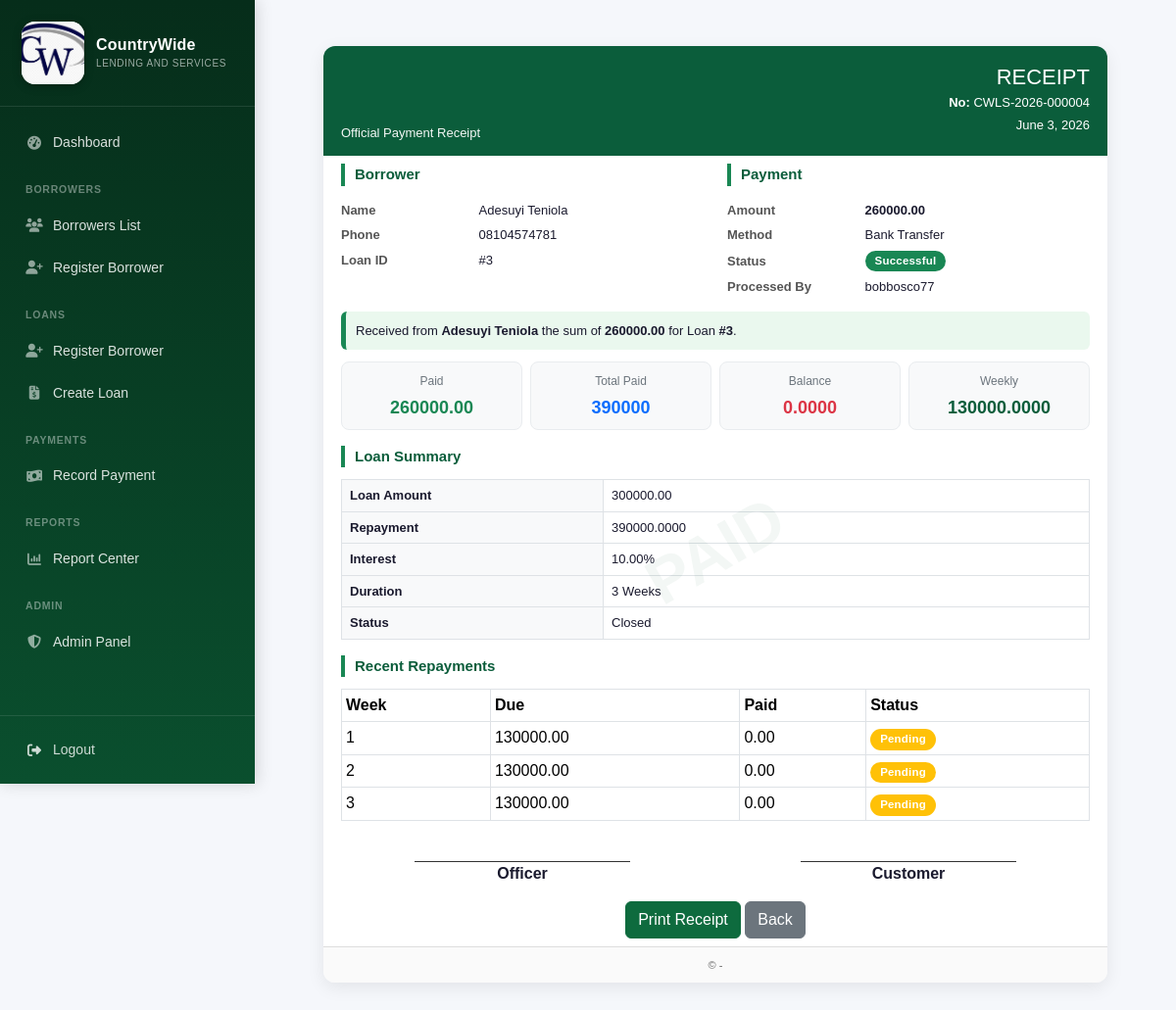
Screenshot of /payment/4/receipt/ (signed in) with the database file from the repository.
### borrowers/models.py (models this page shows, shortened)
class Payment(models.Model):
    loan = models.ForeignKey(
        Loan,
        on_delete=models.CASCADE,
        related_name="payments"
    )
    receipt_number = models.CharField(
        max_length=50,
        blank=True,
        null=True
    )
    amount_paid = models.DecimalField(
        max_digits=12,
        decimal_places=2
    )
    payment_date = models.DateField(
        auto_now_add=True
    )
    PAYMENT_METHOD = [
        ("cash", "Cash"),
        ("transfer", "Bank Transfer"),
        ("mobile", "Mobile Money"),
    ]
    method = models.CharField(
        max_length=20,
        choices=PAYMENT_METHOD,
        default="cash"
    )

class Loan(models.Model):
    borrower = models.ForeignKey(
        'Borrower',
        on_delete=models.CASCADE,
        related_name='loans'
    )
    loan_amount = models.DecimalField(
        max_digits=12,
        decimal_places=2
    )
    interest_rate = models.DecimalField(
        max_digits=5,
        decimal_places=2
    )
    duration_weeks = models.PositiveIntegerField()
    start_date = models.DateField(
        auto_now_add=True
    )
    STATUS_CHOICES = [
        ('pending', 'Pending'),
        ('approved', 'Approved'),
        ('rejected', 'Rejected'),
        ('disbursed', 'Disbursed'),
        ('active', 'Active'),
        ('closed', 'Closed'),
    ]
    status = models.CharField(
        max_length=10,
        choices=STATUS_CHOICES,
        default='pending'
    )
    class Meta:
        ordering = ['-start_date']
    def total_repayment(self):
        interest = (
            self.loan_amount *
            self.interest_rate *
            self.duration_weeks
        ) / Decimal('100')
        return self.loan_amount + interest
    def weekly_payment(self):
        if self.duration_weeks <= 0:
            return Decimal('0.00')
        return self.total_repayment() / Decimal(self.duration_weeks)
    @property
    def total_paid(self):
        total = self.payments.aggregate(
            total=models.Sum('amount_paid')
        )['total']
        return total or Decimal('0.00')
    @property
    def balance(self):
        return self.total_repayment() - self.total_paid

class Borrower(models.Model):
    first_name = models.CharField(max_length=50)
    last_name = models.CharField(max_length=50)
    gender = models.CharField(max_length=10)
    phone = models.CharField(max_length=20)
    email = models.EmailField()
    address = models.TextField()
    city = models.CharField(max_length=50)
    state = models.CharField(max_length=50)
    occupation = models.CharField(max_length=100)
    next_of_kin_name = models.CharField(max_length=100)
    next_of_kin_phone = models.CharField(max_length=20)
    nin = models.CharField(max_length=50)
    bvn = models.CharField(max_length=50)
    bank_name = models.CharField(max_length=100)
    account_number = models.CharField(max_length=20)
    guarantor_name = models.CharField(max_length=100)
    guarantor_address = models.TextField()
    guarantor_phone = models.CharField(max_length=20)
    guarantor_occupation = models.CharField(max_length=100)
    borrower_photo = models.ImageField(upload_to='borrowers/')
    guarantor_photo = models.ImageField(upload_to='guarantors/')
    created_at = models.DateTimeField(auto_now_add=True)

class RepaymentSchedule(models.Model):
    loan = models.ForeignKey(
        Loan,
        on_delete=models.CASCADE,
        related_name='schedules'
    )
    installment_number = models.IntegerField()
    due_date = models.DateField()
    amount_due = models.DecimalField(
        max_digits=12,
        decimal_places=2
    )
    amount_paid = models.DecimalField(
        max_digits=12,
        decimal_places=2,
        default=0
    )
    STATUS_CHOICES = [
        ('pending', 'Pending'),
        ('partial', 'Partial'),
        ('paid', 'Paid'),
    ]
    status = models.CharField(
        max_length=10,
        choices=STATUS_CHOICES,
        default='pending'
    )

### borrowers/views.py (the view)
@login_required
@role_required(lambda u: is_manager_or_superuser(u) or is_cashier(u))
def payment_receipt(request, payment_id):
    payment = get_object_or_404(
        Payment.objects.select_related(
            "loan",
            "loan__borrower"
        ),
        id=payment_id
    )
    loan = payment.loan
    context = {
        "payment": payment,
        "loan": loan,
        "borrower": loan.borrower,
        "total_paid": loan.total_paid,
        "balance": loan.balance,
    }
    return render(
        request,
        "borrowers/receipt.html",
        context
    )

### borrowers/context_processors.py (called while the page is built)
def company_settings(request):
    company = CompanySettings.objects.first()
    return {
        "company": company,
        "currency": company.currency_symbol if company else "₦",
        "company_footer": company.report_footer if company else "",
    }

### borrowers/templatetags/roles.py (called while the page is built)
@register.filter
def is_manager(user):
    return user.is_superuser or user.groups.filter(name='Manager').exists()

@register.filter
def is_cashier(user):
    return user.groups.filter(name='Cashier').exists()

@register.filter
def is_loan_officer(user):
    return user.groups.filter(name='Loan Officer').exists()

@register.filter
def is_auditor(user):
    return user.groups.filter(name='Auditor').exists()

### borrowers/views.py (called while the page is built)
def role_required(check):
    def decorator(view_func):
        @wraps(view_func)
        def wrapper(request, *args, **kwargs):
            if not request.user.is_authenticated:
                return redirect('login')
            if not check(request.user):
                return HttpResponse("Access Denied", status=403)
            return view_func(request, *args, **kwargs)
        return wrapper
    return decorator

def is_manager_or_superuser(user):
    return user.is_superuser or is_manager(user)

### borrowers/templates/borrowers/receipt.html (shortened to what this page needs)
{% extends "borrowers/base.html" %}
{% block content %}
<div class="receipt-wrapper">
    <div class="receipt">
        <div class="receipt-header">
            <div class="row align-items-center">
                <div class="col-8">
                    <div class="company-address">
                        {{ company.address }}<br>
                        {{ company.phone }}<br>
                        {{ company.email }}<br>
                        Official Payment Receipt
                    </div>
                </div>
                <div class="col-4 receipt-title">
                    <h2>RECEIPT</h2>
                    <p><strong>No:</strong> {{ payment.receipt_number }}</p>
                    <p>{{ payment.payment_date }}</p>
                </div>
            </div>
        </div>
        <div class="receipt-body py-2">
            <div class="watermark">PAID</div>
            <div class="row">
                <div class="col-6">
                    <div class="section-title">Borrower</div>
                    <table class="info-table">
                        <tr>
                            <td>Name</td>
                            <td>{{ payment.loan.borrower.first_name }} {{ payment.loan.borrower.last_name }}</td>
                        </tr>
                        <tr>
                            <td>Phone</td>
                            <td>{{ payment.loan.borrower.phone }}</td>
                        </tr>
                        <tr>
                            <td>Loan ID</td>
                            <td>#{{ payment.loan.id }}</td>
                        </tr>
                    </table>
                </div>
                <div class="col-6">
                    <div class="section-title">Payment</div>
                    <table class="info-table">
                        <tr>
                            <td>Amount</td>
                            <td><strong>{{ company.currency_symbol }}{{ payment.amount_paid }}</strong></td>
                        </tr>
                        <tr>
                            <td>Method</td>
                            <td>{{ payment.get_method_display }}</td>
                        </tr>
                        <tr>
                            <td>Status</td>
                            <td><span class="badge bg-success">Successful</span></td>
                        </tr>
                        <tr>
                            <td>Processed By</td>
                            <td>{{ request.user.username }}</td>
                        </tr>
                    </table>
                </div>
            </div>
            <div class="notice">
                Received from <strong>{{ payment.loan.borrower.first_name }} {{ payment.loan.borrower.last_name }}</strong>
                the sum of <strong>{{ company.currency_symbol }}{{ payment.amount_paid }}</strong> for Loan <strong>#{{ payment.loan.id }}</strong>.
            </div>
            <div class="row g-2 mb-3">
                <div class="col-6 col-md-3">
                    <div class="summary-card">
                        <small>Paid</small>
                        <h4 class="text-success">{{ company.currency_symbol }}{{ payment.amount_paid }}</h4>
                    </div>
                </div>
                <div class="col-6 col-md-3">
                    <div class="summary-card">
                        <small>Total Paid</small>
                        <h4 class="text-primary">{{ company.currency_symbol }}{{ payment.loan.total_paid }}</h4>
                    </div>
                </div>
                <div class="col-6 col-md-3">
                    <div class="summary-card">
                        <small>Balance</small>
                        <h4 class="text-danger">{{ company.currency_symbol }}{{ payment.loan.balance }}</h4>
                    </div>
                </div>
                <div class="col-6 col-md-3">
                    <div class="summary-card">
                        <small>Weekly</small>
                        <h4 style="color:#0b5d3b;">{{ company.currency_symbol }}{{ payment.loan.weekly_payment }}</h4>
                    </div>
                </div>
            </div>
            <div class="section-title">Loan Summary</div>
            <table class="loan-table">
                <tr>
                    <th>Loan Amount</th>
                    <td>{{ company.currency_symbol }}{{ payment.loan.loan_amount }}</td>
                </tr>
                <tr>
                    <th>Repayment</th>
                    <td>{{ company.currency_symbol }}{{ payment.loan.total_repayment }}</td>
                </tr>
                <tr>
                    <th>Interest</th>
                    <td>{{ payment.loan.interest_rate }}%</td>
                </tr>
                <tr>
                    <th>Duration</th>
                    <td>{{ payment.loan.duration_weeks }} Weeks</td>
                </tr>
                <tr>
                    <th>Status</th>
                    <td>{{ payment.loan.status|title }}</td>
                </tr>
            </table>
            <div class="section-title mt-3">Recent Repayments</div>
            <table class="table table-sm table-bordered">
                <thead>
                    <tr>
                        <th>Week</th>
                        <th>Due</th>
                        <th>Paid</th>
                        <th>Status</th>
                    </tr>
                </thead>
                <tbody>
                    {% for schedule in payment.loan.schedules.all|slice:":4" %}
                    <tr>
                        <td>{{ schedule.installment_number }}</td>
                        <td>{{ company.currency_symbol }}{{ schedule.amount_due }}</td>
                        <td>{{ company.currency_symbol }}{{ schedule.amount_paid }}</td>
                        <td>
                            {% if schedule.status == "paid" %}
                                <span class="badge bg-success">Paid</span>
                            {% else %}
                                <span class="badge bg-warning">Pending</span>
                            {% endif %}
                        </td>
                    </tr>
                    {% endfor %}
                </tbody>
            </table>
            <div class="row signature-box mt-2">
                <div class="col-6 text-center">
                    <div class="signature-line"></div>
                    <strong>Officer</strong>
                </div>
                <div class="col-6 text-center">
                    <div class="signature-line"></div>
                    <strong>Customer</strong>
                </div>
            </div>
            <div class="no-print mt-3 text-center">
                <button class="btn btn-success" onclick="window.print()">
                    Print Receipt
                </button>
                <a href="{% url 'loan_detail' payment.loan.id %}" class="btn btn-secondary">
                    Back
                </a>
            </div>
        </div>
        <div class="footer">
            © {{ company.company_name }} - {{ company.phone }}
        </div>
    </div>
</div>
{% endblock %}

### borrowers/templates/borrowers/base.html (style rules this page uses)
:root { --primary: #0a4f2e; --primary-light: #0e6b3e; --primary-dark: #062d1a; --accent: #c9a02a; --accent-light: #f0c93a; --danger: #c0392b; --sidebar-width: 260px; --bg: #f4f6f9; --card-bg: #ffffff; --text: #1a1a2e; --text-muted: #6c757d; --border: #e2e8f0; --shadow: 0 2px 12px rgba(0,0,0,0.08); --shadow-md: 0 4px 20px rgba(0,0,0,0.12); --radius: 12px; --radius-sm: 8px; --topbar-h: 56px; }
* { box-sizing: border-box; }
html { scroll-behavior: smooth; }
body { margin: 0; font-family: 'Inter', Arial, sans-serif; background: var(--bg); color: var(--text); display: flex; min-height: 100vh; -webkit-font-smoothing: antialiased; }
a { text-decoration: none; }
.badge { font-weight: 600; font-size: 11.5px; padding: 5px 10px; border-radius: 20px; letter-spacing: 0.2px; }
.btn-success { background: var(--primary-light); border-color: var(--primary-light); }

### borrowers/templates/borrowers/receipt.html (style rules this page uses)
body { background:#f5f7fb; font-family:Arial, Helvetica, sans-serif; }
.receipt-wrapper { width:100%; max-width:820px; margin:15px auto; padding:0 10px; }
.receipt { background:#ffffff; border-radius:12px; box-shadow:0 5px 18px rgba(0,0,0,.08); overflow:hidden; }
.receipt-header { background:#0b5d3b; color:#ffffff; padding:12px 18px; }
.company-address { font-size:13px; opacity:.95; line-height:1.6; margin-top:5px; }
.receipt-title { text-align:right; }
.receipt-title h2 { margin:0; font-size:22px; font-weight:300; }
.receipt-title p { margin:3px 0; font-size:13px; }
.receipt-body { padding:18px; position:relative; }
.watermark { position:absolute; top:50%; left:50%; transform:translate(-50%,-50%) rotate(-30deg); font-size:65px; color:rgba(11,93,59,.05); font-weight:700; pointer-events:none; }
.section-title { font-size:15px; font-weight:700; color:#0b5d3b; margin-bottom:12px; border-left:4px solid #198754; padding-left:10px; }
.info-table { width:100%; }
.info-table td { padding:3px 0; border:none; font-size:13px; }
.info-table td:first-child { width:38%; font-weight:700; color:#555; }
.summary-card { background:#f8f9fa; border-radius:8px; padding:10px; text-align:center; height:100%; border:1px solid #e9ecef; }
.summary-card small { display:block; color:#6c757d; font-size:12px; }
.summary-card h4 { margin-top:8px; margin-bottom:0; font-size:18px; font-weight:700; }
.notice { background:#eaf8ee; border-left:5px solid #198754; padding:10px; border-radius:6px; margin:12px 0; font-size:13px; }
.loan-table { width:100%; border-collapse:collapse; }
.loan-table th { background:#f8f9fa; width:35%; }
.loan-table th, .loan-table td { padding:6px 8px; font-size:13px; vertical-align:middle; border:1px solid #dee2e6; }
.signature-box { margin-top:18px; }
.signature-line { border-top:1px solid #333; width:220px; margin:auto; margin-top:25px; }
.footer { background:#fafafa; border-top:1px solid #ddd; text-align:center; padding:10px; color:#666; font-size:11px; }

### rows the page displays
Payment: receipt_number "CWLS-2026-000004", payment_date "June 3, 2026", loan.borrower.first_name "Adesuyi", loan.borrower.last_name "Teniola", loan.borrower.phone "08104574781", loan.id "3", amount_paid "260000.00", method "Bank Transfer", loan.total_paid "390000", loan.balance "0.0000", loan.weekly_payment "130000.0000", loan.loan_amount "300000.00", loan.total_repayment "390000.0000", loan.interest_rate "10.00", loan.duration_weeks "3", loan.status "Closed"
RepaymentSchedule: installment_number "1", amount_due "130000.00", amount_paid "0.00", status "Pending"
RepaymentSchedule: installment_number "2", amount_due "130000.00", amount_paid "0.00", status "Pending"
RepaymentSchedule: installment_number "3", amount_due "130000.00", amount_paid "0.00", status "Pending"

### other values shown
{{ request.user.username }} "bobbosco77"
